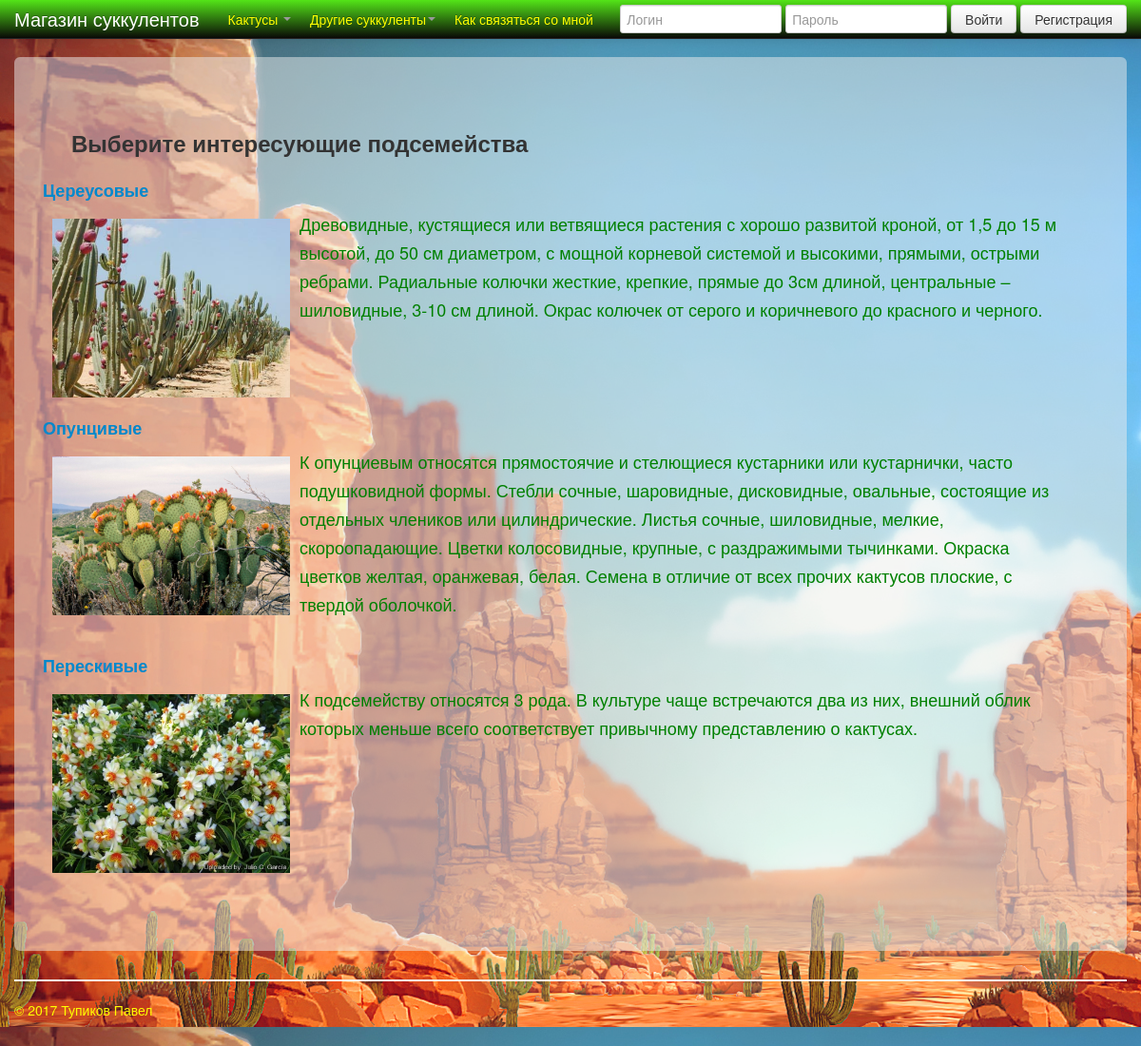
The app's page /cactus_plants/ with its own data.
### mainapp/models.py (models this page shows, shortened)
class CactusSubfamily(models.Model):
    name = models.CharField(verbose_name=u'Название', max_length=16, unique=True)
    description = models.TextField(verbose_name='Описание', blank=True)
    image = models.ImageField(upload_to='cactus_plants', verbose_name='Картинка', blank=True)

### mainapp/views.py (the view)
# urls.py: url(r'^cactus_plants/$', cactus_plants, name='cactus_plants'),
def cactus_plants(request):
    CactusSubfamils = CactusSubfamily.objects.all()
    return render(request, 'cactus_plants.html', {'CactusSubfamils': CactusSubfamils})

### mainapp/templates/cactus_plants.html
{% extends "base.html" %}
{% block content %}
{% load staticfiles %}
<h3>Выберите интересующие подсемейства</h3>
<div class="row">
        {% for Subfamily in CactusSubfamils %}
            <form class="gem_container"  style="color:green" enctype="multipart/form-data">
                   <a href="{%  url 'cactus_genus' Subfamily.id  %}"><h4>{{ Subfamily.name }}</h4></a>
                    <img src='/media/cactus_plants/{{Subfamily.image }}' height="150px" width="250px" style="float:left;
                    display:inline ; margin:10px">
                   <p style="min-height:200px;">{{ Subfamily.description }}</p>
            </form>
        {% endfor %}
</div>
{% endblock%}

### static/css/my-styles.css (style rules this page uses)
body { padding-top: 60px; padding-bottom: 25px; background-repeat: no-repeat; background-size: 100% }
* { margin: 0; padding: 0; }

### records on screen
CactusSubfamily: name "Цереусовые", image (picture), description "Древовидные, кустящиеся или ветвящиеся растения с хорошо развитой кроной, от 1,5 до 15 м высотой, до 50 см диаметром, с мощной корневой системой и высокими, прямыми, острыми ребрами. Радиальные колючки жесткие, крепкие, прямые до 3см длиной, центральные – шиловидные, 3-10 см длиной. Окрас колючек от серого и коричневого до красного и черного."
CactusSubfamily: name "Опунцивые", image (picture), description "К опунциевым относятся прямостоячие и стелющиеся кустарники или кустарнички, часто подушковидной формы. Стебли сочные, шаровидные, дисковидные, овальные, состоящие из отдельных члеников или цилиндрические. Листья сочные, шиловидные, мелкие, скороопадающие. Цветки колосовидные, крупные, с раздражимыми тычинками. Окраска цветков желтая, оранжевая, белая. Семена в отличие от всех прочих кактусов плоские, с твердой оболочкой."
CactusSubfamily: name "Перескивые", image (picture), description "К подсемейству относятся 3 рода. В культуре чаще встречаются два из них, внешний облик которых меньше всего соответствует привычному представлению о кактусах."
